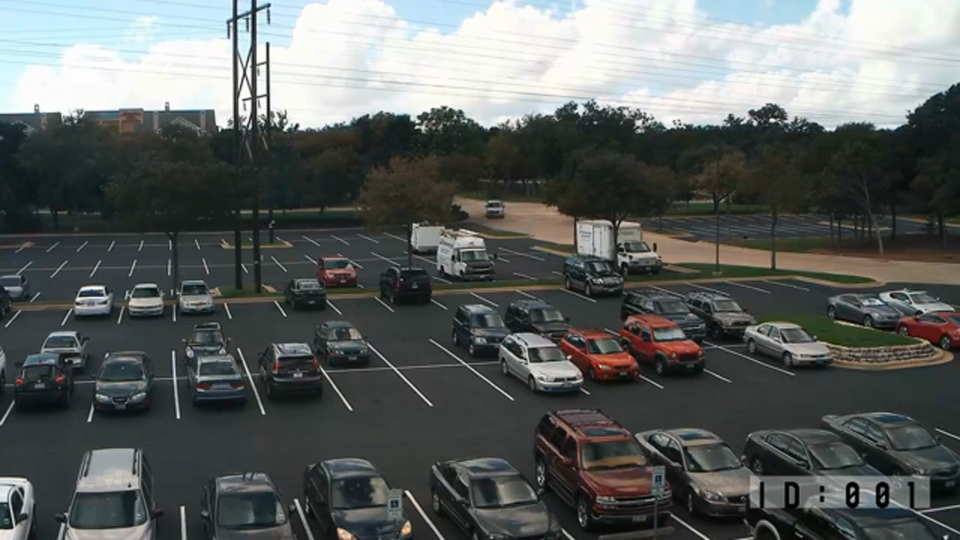
#> input picture Data/Parking_Sample.png, 1920 x 1080 px (shown at 1/2 size)
$ python 'Parking Space Marker.py'
#> lines starting #> are read from the running program, lines starting #| are printed output that depends on the picture
import cv2
import pickle
import numpy as np


IMAGE_PATH = "../Data/Parking_Sample.png"
OUTPUT_PATH = "../Model/parking_spaces_poly.rb"

all_points = []
current_points = []


def draw_polylines(event, x, y, flags, param):
    global all_points, current_points
    if event == cv2.EVENT_LBUTTONDOWN:
        current_points.append((x, y))
        cv2.circle(img, (x, y), 5, (0, 0, 255), -1)
        cv2.imshow("Mark Parking Spaces", img)

        if len(current_points) == 4:
            pts = np.array(current_points, np.int32).reshape((-1, 1, 2))
            cv2.polylines(img, [pts], isClosed=True, color=(0, 255, 0), thickness=2)
            cv2.imshow("Mark Parking Spaces", img)
            all_points.append(current_points)
            current_points = []


img = cv2.imread(IMAGE_PATH)
#> img is the input picture: shape (1080, 1920, 3); mean B, G, R 96.2, 98, 93.8
img = cv2.resize(img, (1000, 700))
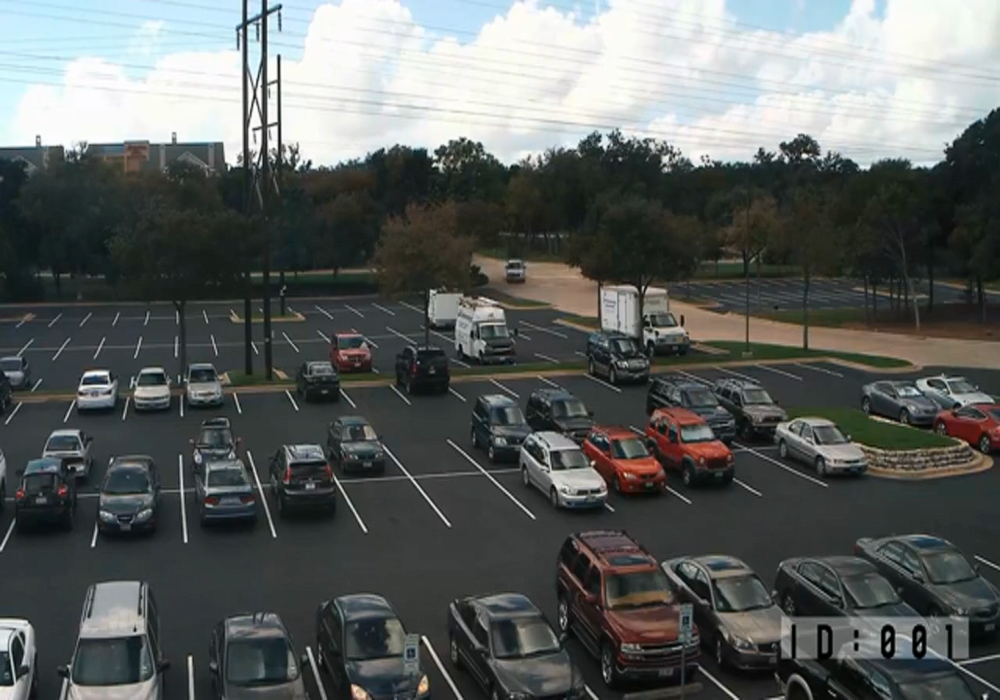
#> img: shape (700, 1000, 3); mean B, G, R 96.1, 97.9, 93.7

cv2.imshow("Mark Parking Spaces", img)
cv2.setMouseCallback("Mark Parking Spaces", draw_polylines)
cv2.waitKey(0)
cv2.destroyAllWindows()

with open(OUTPUT_PATH, "wb") as f:
    pickle.dump(all_points, f)

print(f"Saved {len(all_points)} parking spaces.")
